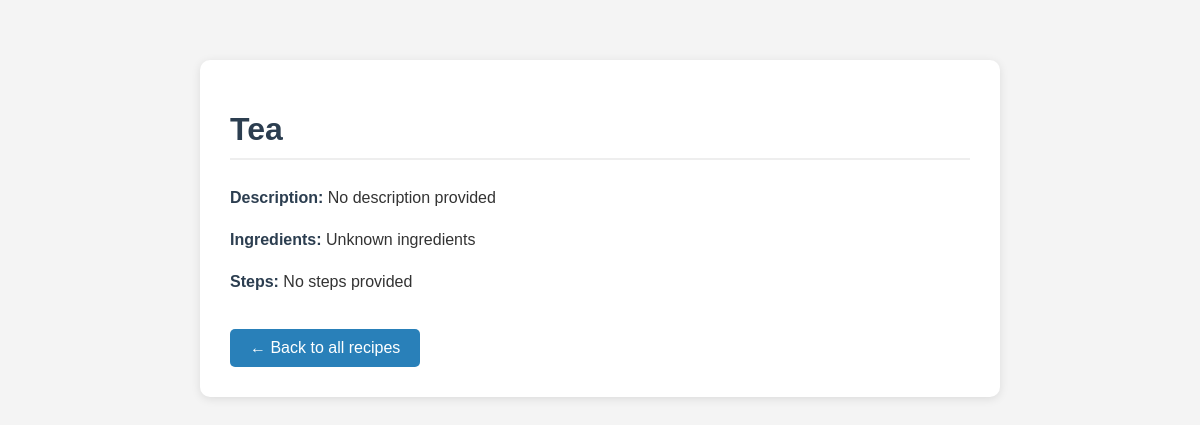
The app's page /recipe/2/ with its own data.
### recipe/models.py (models this page shows, shortened)
class Recipe(models.Model):
    title = models.CharField(max_length=100)
    description= models.TextField(default='No description provided')
    ingredients = models.TextField(default = 'Unknown ingredients')
    steps = models.TextField(default = 'No steps provided')

### recipe/views.py (the view)
# urls.py: path('recipe/<int:pk>/', views.recipe_detail,name='recipe_detail' )
def recipe_detail(request, pk):
    recipe = get_object_or_404(Recipe, pk=pk)
    return render(request, 'recipe_detail.html', {'recipe': recipe})

### recipe/templates/recipe_detail.html (shortened to what this page needs)
<!DOCTYPE html>
<html lang="en">
<head>
</head>
<body>
    <div class="container">
        <h1>{{ recipe.title }}</h1>
        <p><strong>Description:</strong> {{ recipe.description }}</p>
        <p><strong>Ingredients:</strong> {{ recipe.ingredients }}</p>
        <p><strong>Steps:</strong> {{ recipe.steps }}</p>
        <a class="button" href="{% url 'recipe_list' %}">← Back to all recipes</a>
    </div>
</body>
</html>

### recipe/templates/recipe_detail.html (style rules this page uses)
body { font-family: Arial, sans-serif; background-color: #f4f4f4; color: #333; max-width: 800px; margin: 40px auto; padding: 20px; }
.container { background-color: #fff; border-radius: 10px; padding: 30px; box-shadow: 0 2px 10px rgba(0, 0, 0, 0.1); }
h1 { color: #2c3e50; border-bottom: 2px solid #eee; padding-bottom: 10px; margin-bottom: 25px; }
p { margin-bottom: 15px; line-height: 1.6; }
strong { color: #2c3e50; }
a.button { display: inline-block; margin-top: 20px; padding: 10px 20px; background-color: #2980b9; color: white; text-decoration: none; border-radius: 5px; transition: background-color 0.3s ease; }

### records on screen
Recipe: title "Tea", description "No description provided", ingredients "Unknown ingredients", steps "No steps provided"
